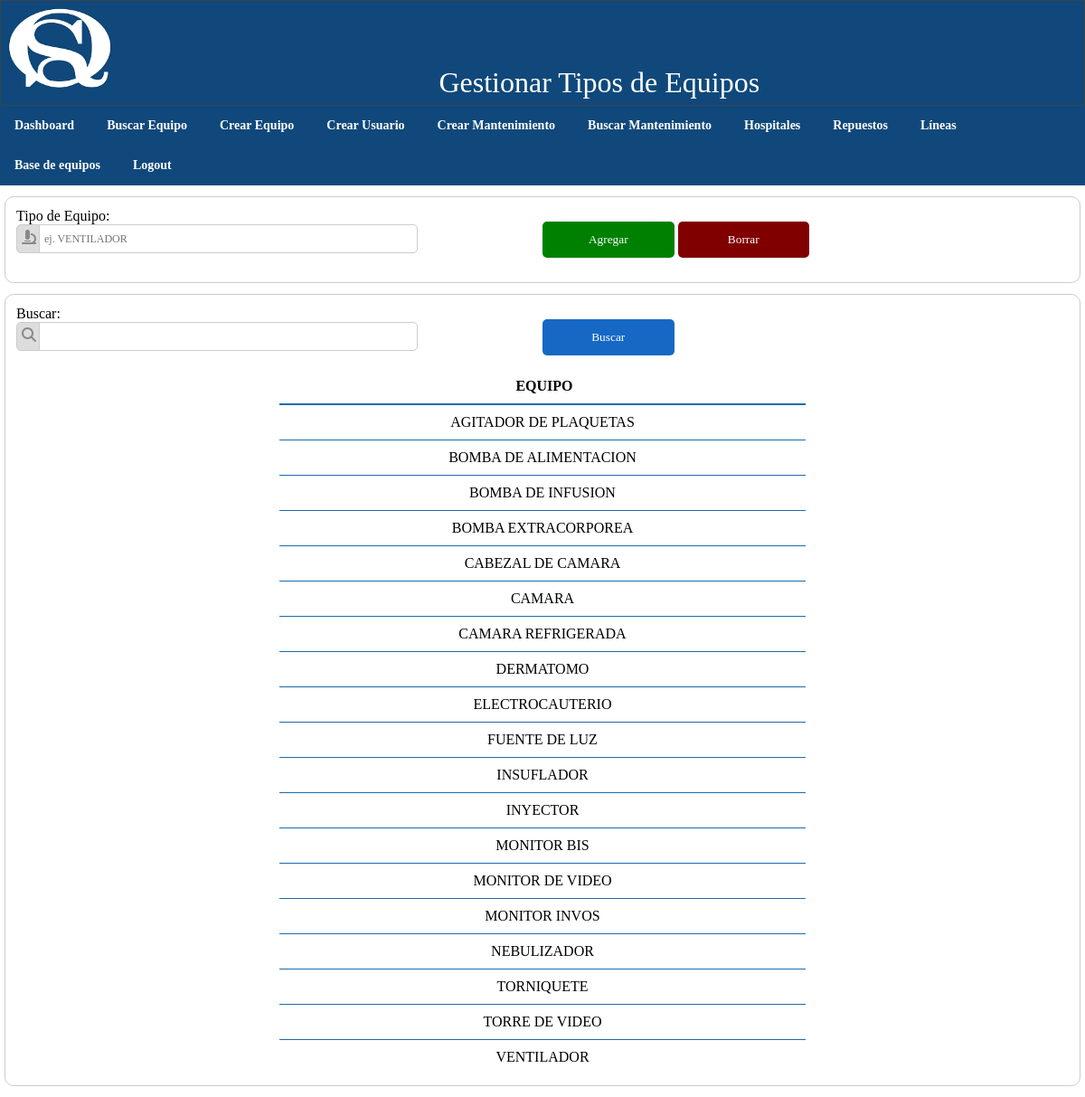
/verTipos_Equipos.php (signed in), run on the app's committed database.
### tables this page shows
CREATE TABLE tipos_equipos(
    id INT NOT NULL PRIMARY KEY AUTO_INCREMENT,
    tipos VARCHAR(50) NOT NULL
);

### verTipos_Equipos.php (the view, shortened to what this page needs)
<!DOCTYPE html>
<html lang='s'>
    <head>
        <link rel='stylesheet' href='css/buscarEquipo.css'>
    </head>
    <body>
        <div id='encabezado'>
            <header class='header'>
                    <div>
                        <img class=logo src='images/logo.png'/>
                        <label class='titulo'>Gestionar Tipos de Equipos</label>
                    </div>
            </header>
        </div>
        <?php
            include("menu.php");
        ?>
        <form method='post' action='verTipos_Equipos.php' id='formulario'>
            <div class="columns">
                <div class="field-container">
                    <label>Tipo de Equipo:</label>
                    <p>
                        <i class="fas fa-microscope"></i>
                        <input type="text" name="tipos" class=field placeholder="ej. VENTILADOR" required="true">
                    </p>
                </div>
                <div>
                    <button class='but_green' type='submit' name='agregar' value='Agregar'>Agregar</button>
                    <button class='but_red' type='submit' name='borrar' value='Borrar'>Borrar</button>
                </div>
            </div>
        </form>
        <div class='margendiv'>
        <form method='post' action='verTipos_Equipos.php' id='formulario'>
        <div class="columns">
            <div class="field-container">
                <label>Buscar:</label>
                <p>
                    <i class="fas fa-search"></i>
                    <input type="text" name="txtBusqueda" class=field>
                </p>
            </div>
            <div>
                <button type='submit' name='buscar' value='Buscar'>Buscar</button>
            </div>
        </div>
    <div class='divTable' id='equipo'>
        </html>
    <?php
    include("funciones/config.php");
    if(isset($_POST['buscar'])){
        $busqueda = $_POST["txtBusqueda"];
    }else{
        $busqueda = '';
    }
    $sql = "SELECT * FROM tipos_equipos
    WHERE (tipos LIKE '%$busqueda%')
    ORDER BY tipos ASC";
    $result = $conn->query($sql);
    if ($result->num_rows > 0) {
        printf("<div class='divTableRow'>
            <div class='divTableCellBorderW'>&nbsp;<b>EQUIPO</b></div>
            </div>");
		while($row = $result->fetch_array()){
            $rows[] = $row;
        }
        foreach($rows as $row){
            printf("
            <div class='divTableRow'>
            <div class='divTableCellBorderL'>&nbsp;%s&nbsp;</div>
            </div>",
                $row['tipos']);
        }
	}else{
        printf("No se encontraron resultados para su búsqueda.");
    }
    ?>
    <!DOCTYPE html>
    </body>
</html>

### menu.php
<nav class="menu">
    <ul>
        <li>
        <a href='dashboard.php'>Dashboard</a>
        </li>
        <li>
        <a href='buscarEquipo.php'>Buscar Equipo</a>
        </li>
        <li>
        <a href='crearEquipo.php'>Crear Equipo</a>
        </li>
        <li>
        <a href='crearUsuario.php'>Crear Usuario</a>
        </li>
        <li>
        <a href='crearMantenimiento.php'>Crear Mantenimiento</a>
        </li>
        <li>
        <a href='buscarMantenimiento.php'>Buscar Mantenimiento</a>
        </li>
        <li>
        <a href='buscarHospital.php'>Hospitales</a>
        </li>
        <li>
        <a href='repuestos.php'>Repuestos</a>
        </li>
        <li>
        <a href='verLineas.php'>Líneas</a>
        </li>
        <li>
        <a href='verTipos_Equipos.php'>Base de equipos</a>
        </li>
        <li>
        <a href='logout.php'>Logout</a>
        </li>
    </ul>
</nav>

### css/buscarEquipo.css (style rules this page uses)
* { margin: 0px; padding: 0px; font-family: 'verdana'; }
.header { background: rgb(16, 72, 123); border: 1px solid #36454f; padding: 0.5%; }
.logo { width: 10%; float: center; }
body { background-size: 100% 100%; }
.menu { background: rgb(16, 72, 123); }
.menu li { list-style: none; padding: 0px; font: bold 14px verdana; display: inline-block; }
li a { display: block; color: white; text-align: center; padding: 14px 16px; text-decoration: none; }
#formulario { margin: 1% auto; border-radius: 10px; border: 1px solid #ccc; width: 97%; padding: 1%; }
.divTable { display: table; margin: 0px 25%; width: 50%; }
.divTableRow { display: table-row; }
.divTableCellBorderW { display: table-cell; padding: 10px 10px; font-family: 'verdana'; border-bottom:1px solid rgb(28, 108, 173); text-align: center; }
.divTableCellBorderL { display: table-cell; padding: 10px 10px; font-family: 'verdana'; border-top:1px solid rgb(28, 108, 173); text-align: center; }
button { margin-top: 15px; height: 40px; background: #1668C4; color: #fff; border: none; border-radius: 5px 5px 5px 5px; width: 25%; margin-bottom: 2px; }
.but_green { background: green; }
.but_red { background: maroon; }
.field-container i { border: solid 1px #ccc; background-color: #ddd; padding: 5px 5px 6px 5px; margin-right: -7px; vertical-align: top; color: #888; height: 19px; border-radius: 5px 0 0 5px; }
.field { border:solid 1px #ccc; padding: 5px; height: 20px; border-radius: 0 5px 5px 0; font-size: 12px; font-family: verdana; width: 77%; }
input { height: 32; }
input, textarea { margin-bottom: 20px; padding: 5px; border:1px solid #ccc; }
.columns >div { display: inline-block; vertical-align: top; width: 50%; margin-right: -4px; }
.columns .field { width: 70%; }
.titulo { font-family: 'verdana'; font-size: 200%; width: 100%; margin-left: 30%; color: white; }

### data on the page
tipos_equipos: tipos "AGITADOR DE PLAQUETAS"
tipos_equipos: tipos "BOMBA DE ALIMENTACION"
tipos_equipos: tipos "BOMBA DE INFUSION"
tipos_equipos: tipos "BOMBA EXTRACORPOREA"
tipos_equipos: tipos "CABEZAL DE CAMARA"
tipos_equipos: tipos "CAMARA"
tipos_equipos: tipos "CAMARA REFRIGERADA"
tipos_equipos: tipos "DERMATOMO"
tipos_equipos: tipos "ELECTROCAUTERIO"
tipos_equipos: tipos "FUENTE DE LUZ"
tipos_equipos: tipos "INSUFLADOR"
tipos_equipos: tipos "INYECTOR"
tipos_equipos: tipos "MONITOR BIS"
tipos_equipos: tipos "MONITOR DE VIDEO"
tipos_equipos: tipos "MONITOR INVOS"
tipos_equipos: tipos "NEBULIZADOR"
tipos_equipos: tipos "TORNIQUETE"
tipos_equipos: tipos "TORRE DE VIDEO"
tipos_equipos: tipos "VENTILADOR"
